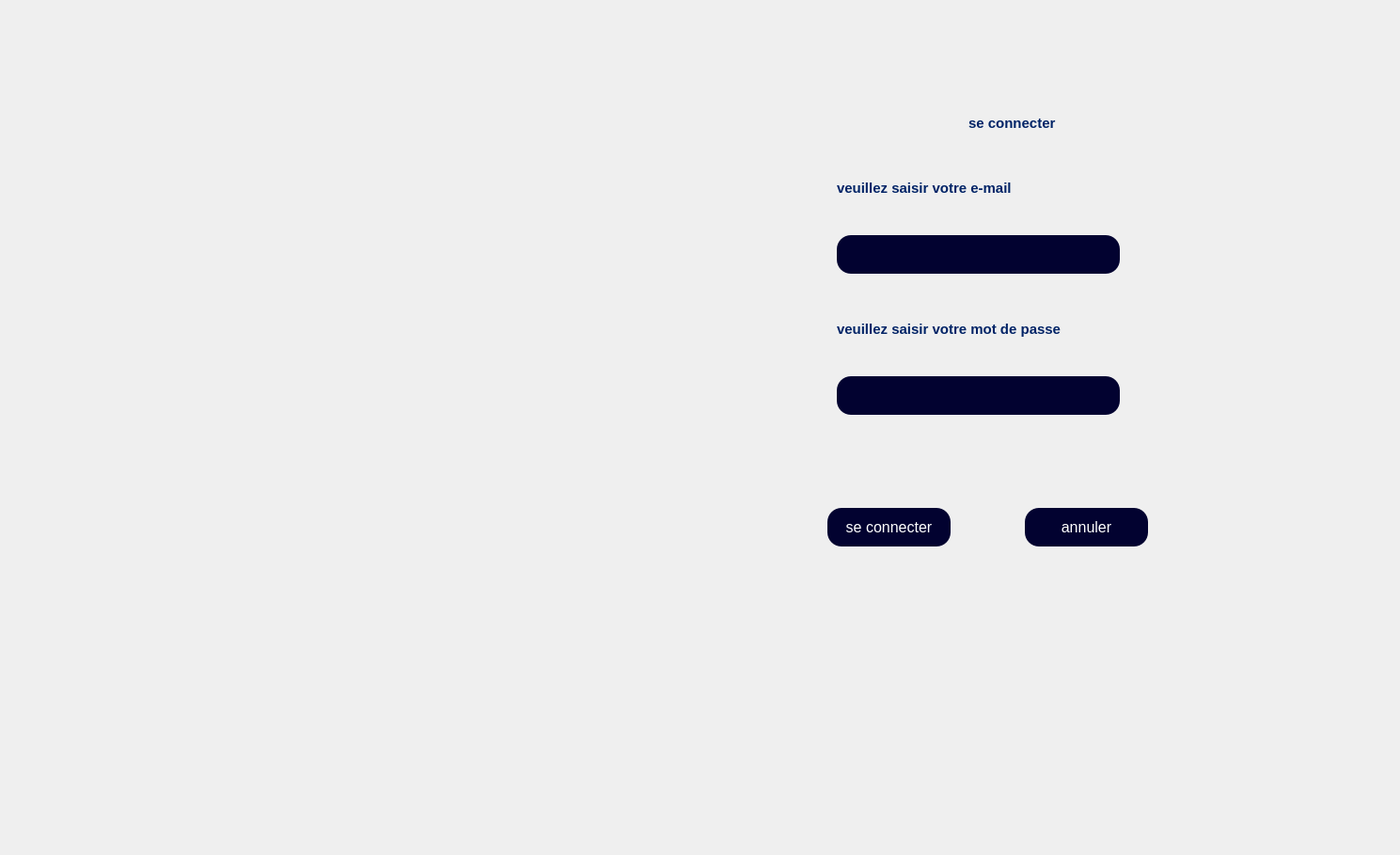
    <widget class="QWidget" name="login_2">
     <widget class="QLabel" name="login">
      <property name="geometry">
       <rect>
        <x>40</x>
        <y>0</y>
        <width>1440</width>
        <height>900</height>
       </rect>
      </property>
      <property name="text">
       <string/>
      </property>
      <property name="pixmap">
       <pixmap resource="icons.qrc">:/icons/icones/login.png</pixmap>
      </property>
     </widget>
     <widget class="QLabel" name="label_6">
      <property name="geometry">
       <rect>
        <x>1030</x>
        <y>120</y>
        <width>121</width>
        <height>21</height>
       </rect>
      </property>
      <property name="styleSheet">
       <string notr="true">QLabel {
    font-size: 15px;
    font-weight: bold;
    color: #002366;  /* Bleu foncé */
}
</string>
      </property>
      <property name="text">
       <string>se connecter </string>
      </property>
      <property name="scaledContents">
       <bool>true</bool>
      </property>
     </widget>
     <widget class="QLabel" name="label_18">
      <property name="geometry">
       <rect>
        <x>890</x>
        <y>340</y>
        <width>241</width>
        <height>20</height>
       </rect>
      </property>
      <property name="styleSheet">
       <string notr="true">QLabel {
    font-size: 15px;
    font-weight: bold;
    color: #002366;  /* Bleu foncé */
}
</string>
      </property>
      <property name="text">
       <string>veuillez saisir votre mot de passe </string>
      </property>
     </widget>
     <widget class="QLineEdit" name="lineEdit_3">
      <property name="geometry">
       <rect>
        <x>890</x>
        <y>250</y>
        <width>301</width>
        <height>41</height>
       </rect>
      </property>
      <property name="styleSheet">
       <string notr="true">QLineEdit {
    background-color: #020230;
    color: white;
    border-radius: 15px;
    padding: 10px;
    font-size: 16px;
    border: none;
}</string>
      </property>
     </widget>
     <widget class="QPushButton" name="pushButton_4">
      <property name="geometry">
       <rect>
        <x>880</x>
        <y>540</y>
        <width>131</width>
        <height>41</height>
       </rect>
      </property>
      <property name="styleSheet">
       <string notr="true">QPushButton {
    background-color: #020230;
    color: white;
    border-radius: 15px;
    padding: 10px;
    font-size: 16px;
    border: none;
}

QPushButton:hover {
    background-color: #030350;
}

QPushButton:pressed {
    background-color: #010120;
}</string>
      </property>
      <property name="text">
       <string>se connecter</string>
      </property>
     </widget>
     <widget class="QPushButton" name="pushButton_5">
      <property name="geometry">
       <rect>
        <x>1090</x>
        <y>540</y>
        <width>131</width>
        <height>41</height>
       </rect>
      </property>
      <property name="styleSheet">
       <string notr="true">QPushButton {
    background-color: #020230;
    color: white;
    border-radius: 15px;
    padding: 10px;
    font-size: 16px;
    border: none;
}

QPushButton:hover {
    background-color: #030350;
}

QPushButton:pressed {
    background-color: #010120;
}</string>
      </property>
      <property name="text">
       <string>annuler</string>
      </property>
     </widget>
     <widget class="QLabel" name="label_20">
      <property name="geometry">
       <rect>
        <x>890</x>
        <y>190</y>
        <width>201</width>
        <height>20</height>
       </rect>
      </property>
      <property name="styleSheet">
       <string notr="true">QLabel {
    font-size: 15px;
    font-weight: bold;
    color: #002366;  /* Bleu foncé */
}
</string>
      </property>
      <property name="text">
       <string>veuillez saisir votre e-mail</string>
      </property>
     </widget>
     <widget class="QLineEdit" name="lineEdit_4">
      <property name="geometry">
       <rect>
        <x>890</x>
        <y>400</y>
        <width>301</width>
        <height>41</height>
       </rect>
      </property>
      <property name="styleSheet">
       <string notr="true">QLineEdit {
    background-color: #020230;
    color: white;
    border-radius: 15px;
    padding: 10px;
    font-size: 16px;
    border: none;
}</string>
      </property>
     </widget>
    </widget>
